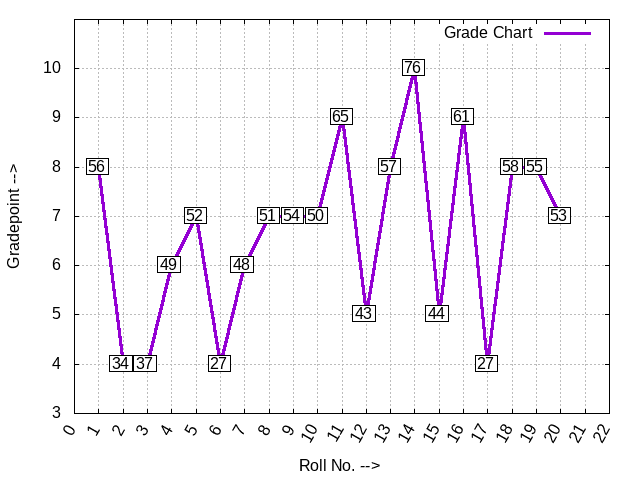

Generate this figure with gnuplot:
set term png
set output "3.png"

set xtics rotate by 60 right
set ytics 3,1,10
set xtics 0,1,22

set style textbox opaque
set xlabel 'Roll No. -->'
set ylabel 'Gradepoint -->'

set grid ytics lc rgb "#bbbbbb" lw 1 lt 0
set grid xtics lc rgb "#bbbbbb" lw 1 lt 0
set datafile separator ","

plot [0:22] [3:11]"Plot3Data.csv" using 1 :( $2<=39 ? 4 : $2<=44 ? 5 : $2<=49 ? 6 : $2<=54 ? 7 : $2<=59 ? 8 : $2<=69 ? 9 : 10) w l t "Grade Chart" lw 3.5 lt rgb '#9400D3', 'Plot3Data.csv' using 1 : ( $2<=39 ? 4 : $2<=44 ? 5 : $2<=49 ? 6 : $2<=54 ? 7 : $2<=59 ? 8 : $2<=69 ? 9 : 10):(sprintf('%d',$2)) with labels boxed notitle


